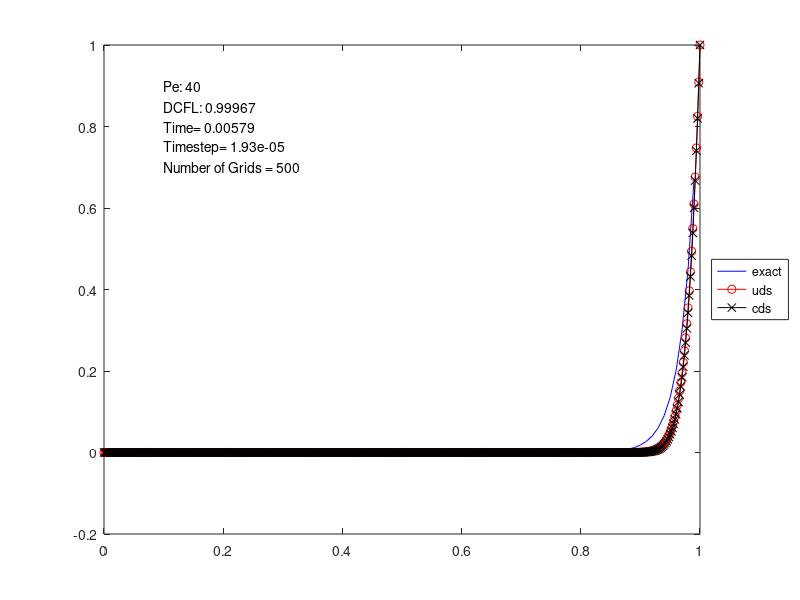

The MATLAB source for this figure:
function MuS_FDM_1d_en
%
% Modeling and Simulation
% Exercise to chapter: Models with distributed parameters
%
% Dr.-Ing. Balazs Pritz, pritz@kit.edu
%
% 1D test case: convection/diffusion equation with Dirichlet boundary conditions
%
% Discretisation scheme: finite difference discretization methods
% 
% Source: Joel H. Ferziger, Milovan Peric:
% Computational Methods for Fluid Dynamics, Springer, 2002

clear all

% time step
dt=0.0000193;

% Maximum number of time steps
% (Simulation time = timestep*maxnt)
% (It is possible to terminate the calculation through an other variable than maxnt,
% you can compute the change in the solutions of two subsequent time steps
% and use it as a criteria to terminate the calculation.)
maxnt=300;

% Alternativly you can define the simulation time and calculate maxnt based on the time step.

% Convection velocity
u0=4;

% Spatial resolution
% Domain of interest: x=[0,1]
%
% We use here an equidistant grid.
% If you want to use local refinement, you have to define a vector for x(i)
% and in the equations replace dx by
% x(i)-x(i-1), x(i+1)-x(i) or x(i+1)-x(i-1).
%
% Number of grid nodes
nx=500;

nxm1=nx-1;

% Cell size
dx=1/(nxm1);

% Material properties:
% Density
%  Air
rho=1;
%  Water
%rho=998;

% Diffusion coefficient for phi
gamma=0.1;


% Initialization
phi_uds=zeros(nx,1);
phi_cds=zeros(nx,1);

% Boundary conditions for phi
phi_uds(1)=0;
phi_uds(nx)=1;

phi_cds(1)=0;
phi_cds(nx)=1;


% Peclet-number
% If you want to set a particular Pe, you can define freely rho, u or gamma
peclet=rho*u0/gamma;


% The exact solution (for this we use a better spatial resolution)
xel=zeros(100,1);
el=zeros(100,1);
for i=1:100
    xel(i)=0.01*i-0.01;
    el(i)=(exp(xel(i)*peclet) - 1.)/(exp(peclet) - 1.);
end

% To evaluate the stability DCFL will be calculated.
dcfl=0;
for i=2:nx
    %
    dcfl=max(2*gamma*dt/(dx*dx*rho) + u0*dt/dx,dcfl);
    %
end


% Spatial position of the grid nodes
x=zeros(nx,1);
for i=1:nx
    x(i)=dx*i-dx;
end


% Initialization of vectores
rhs_uds=zeros(nx,1);
rhs_cds=zeros(nx,1);


% Time loop
for nt=1:maxnt
    
    for i=2:nxm1
        % Convective term with upwind difference scheme
        konv_uds=rho*u0*((phi_uds(i)-phi_uds(i-1))/dx);  % >>> uds dphi/dx comes here for phi_uds <<<;
        
        % convective term with central difference scheme
        konv_cds=rho*u0*((phi_cds(i+1)-phi_cds(i-1))/(2*dx)); % >>> cds dphi/dx comes here for phi_cds<<<;
        
        % Diffusive term with CDS
        diff_uds=gamma*(phi_uds(i+1)-2*phi_uds(i)+phi_uds(i-1))/dx^2 ; % >>> cds d2phi/dx2 comes here for phi_uds <<<;
        diff_cds=gamma*(phi_cds(i+1)-2*phi_cds(i)+phi_cds(i-1))/dx^2 ; % >>> cds d2phi/dx2 comes here for phi_cds <<<;

        rhs_uds(i)=diff_uds-konv_uds;
        rhs_cds(i)=diff_cds-konv_cds;

    end
    
    % Calculation of new values of phi in the time with an
    % explicite Euler scheme
    for i=2:nxm1
        phi_uds(i)= phi_uds(i)+rhs_uds(i)*dt; % >>> expicit Euler comes here for phi_uds <<<;
        phi_cds(i)= phi_cds(i)+rhs_cds(i)*dt; % >>> expicit Euler comes here for phi_cds <<<;
    end

    % Simulation time
    zeit=nt*dt;

    % Graphical output of the solution
    % after each n-th iteration
    % (the generation of a plot takes computation time,
    % if you set n higher, your simulation runs faster)
    n=20;
    if rem(nt,n)==0
        figure(1)
        plot(xel,el,'-b',x,phi_uds,'-ro',x,phi_cds,'-kx');
        legend('exact','uds','cds','Location','Eastoutside');
        axis([0 1 -0.2 1])
        text(0.1,0.9,['Pe: ',num2str(peclet)])
        text(0.1,0.85,['DCFL: ',num2str(dcfl)])
        text(0.1,0.8,['Time= ',num2str(zeit)])
        text(0.1,0.75,['Timestep= ',num2str(dt)])
        text(0.1,0.7,['Number of Grids = ',num2str(nx)])
       % text(0.1,0.65,['Convection Velocity = ',num2str(u0)])
        %drawnow % in new version of matlab this command must be used
    end
   
end
%End of time loop

end
% End of function

